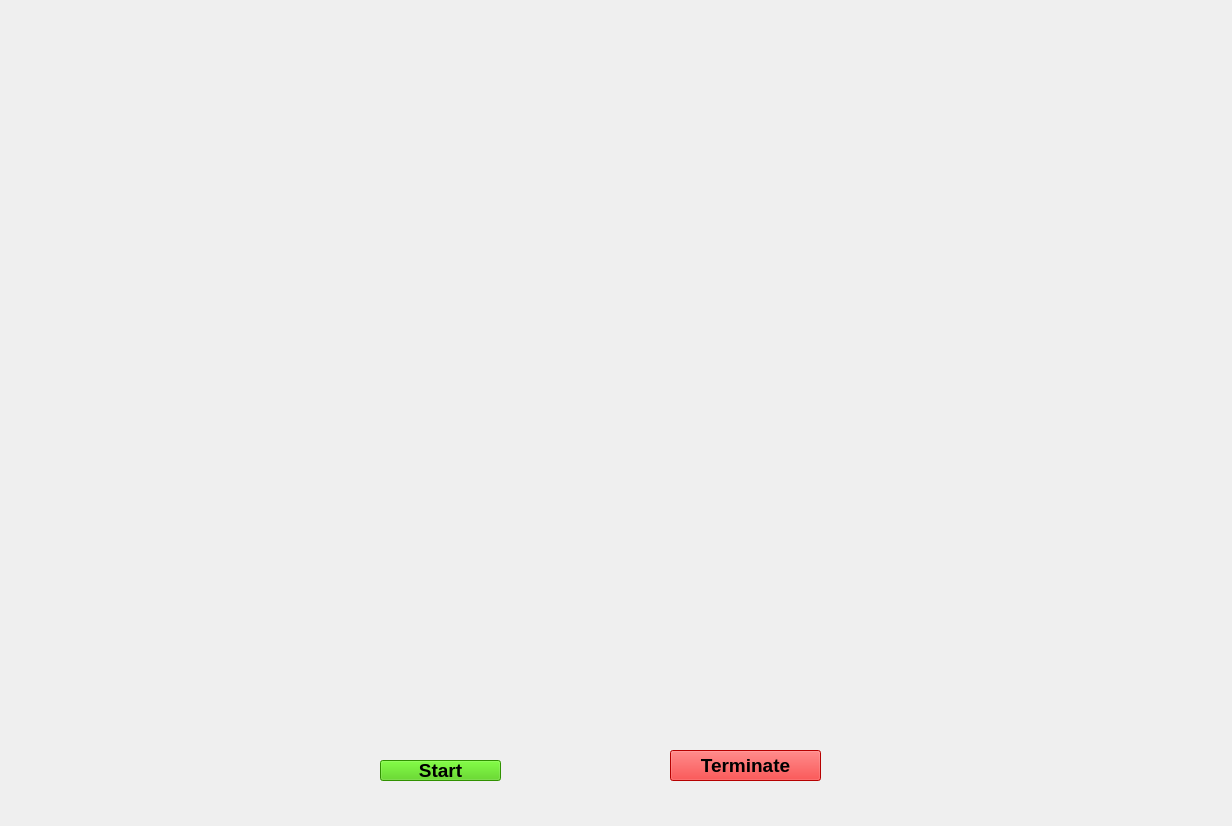
<?xml version="1.0" encoding="UTF-8"?>
<ui version="4.0">
 <class>Minor</class>
 <widget class="QMainWindow" name="Minor">
  <property name="geometry">
   <rect>
    <x>0</x>
    <y>0</y>
    <width>1232</width>
    <height>826</height>
   </rect>
  </property>
  <property name="windowTitle">
   <string>MainWindow</string>
  </property>
  <widget class="QWidget" name="centralwidget">
   <widget class="QLabel" name="label">
    <property name="geometry">
     <rect>
      <x>0</x>
      <y>0</y>
      <width>1231</width>
      <height>831</height>
     </rect>
    </property>
    <property name="text">
     <string/>
    </property>
    <property name="pixmap">
     <pixmap>bk.gif</pixmap>
    </property>
    <property name="scaledContents">
     <bool>true</bool>
    </property>
   </widget>
   <widget class="QPushButton" name="Start">
    <property name="geometry">
     <rect>
      <x>380</x>
      <y>760</y>
      <width>121</width>
      <height>21</height>
     </rect>
    </property>
    <property name="font">
     <font>
      <pointsize>14</pointsize>
      <weight>75</weight>
      <bold>true</bold>
     </font>
    </property>
    <property name="autoFillBackground">
     <bool>false</bool>
    </property>
    <property name="styleSheet">
     <string notr="true">background-color:rgb(67, 203, 0);
</string>
    </property>
    <property name="text">
     <string>Start</string>
    </property>
    <property name="checkable">
     <bool>false</bool>
    </property>
   </widget>
   <widget class="QPushButton" name="Start_2">
    <property name="geometry">
     <rect>
      <x>670</x>
      <y>750</y>
      <width>151</width>
      <height>31</height>
     </rect>
    </property>
    <property name="font">
     <font>
      <pointsize>14</pointsize>
      <weight>75</weight>
      <bold>true</bold>
     </font>
    </property>
    <property name="autoFillBackground">
     <bool>false</bool>
    </property>
    <property name="styleSheet">
     <string notr="true">background-color:rgb(255, 0, 0)</string>
    </property>
    <property name="text">
     <string>Terminate</string>
    </property>
    <property name="checkable">
     <bool>false</bool>
    </property>
   </widget>
   <widget class="QTextBrowser" name="textBrowser">
    <property name="geometry">
     <rect>
      <x>440</x>
      <y>10</y>
      <width>141</width>
      <height>41</height>
     </rect>
    </property>
    <property name="font">
     <font>
      <pointsize>16</pointsize>
      <weight>75</weight>
      <bold>true</bold>
     </font>
    </property>
    <property name="autoFillBackground">
     <bool>false</bool>
    </property>
    <property name="styleSheet">
     <string notr="true">background-color: transparent;
border-radius: none;</string>
    </property>
   </widget>
   <widget class="QTextBrowser" name="textBrowser_2">
    <property name="geometry">
     <rect>
      <x>630</x>
      <y>10</y>
      <width>151</width>
      <height>41</height>
     </rect>
    </property>
    <property name="font">
     <font>
      <pointsize>16</pointsize>
      <weight>75</weight>
      <bold>true</bold>
     </font>
    </property>
    <property name="styleSheet">
     <string notr="true">background-color: transparent;
border-radius: none;</string>
    </property>
   </widget>
   <widget class="QLabel" name="label_2">
    <property name="geometry">
     <rect>
      <x>380</x>
      <y>610</y>
      <width>441</width>
      <height>131</height>
     </rect>
    </property>
    <property name="text">
     <string/>
    </property>
    <property name="pixmap">
     <pixmap>initiate system.gif</pixmap>
    </property>
    <property name="scaledContents">
     <bool>true</bool>
    </property>
   </widget>
  </widget>
 </widget>
 <resources/>
 <connections/>
</ui>
